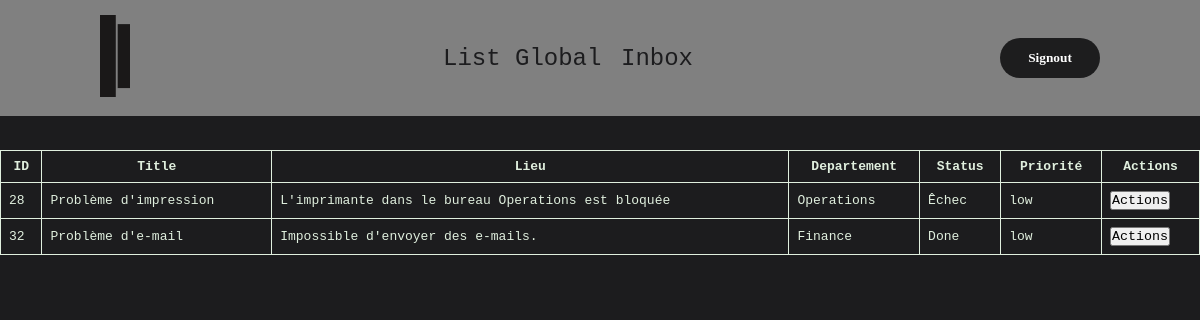
The app's page /inbox.php (signed in) with its own data.
### tables this page shows
CREATE TABLE `reclamatio` (
  `id` int(11) NOT NULL COMMENT 'Numéro du réclamation',
  `titre` text DEFAULT NULL COMMENT 'Titre du réclamation',
  `departmentId` int(11) DEFAULT NULL COMMENT 'Numéro du département',
  `description` text DEFAULT NULL COMMENT 'Description du réclamation',
  `etat` text DEFAULT 'En cours' COMMENT 'Etat du reclamation (Done, En Cours, Echec)',
  `eid` int(11) DEFAULT NULL COMMENT 'Numéro de l''employée responsable du réclamation',
  `date_ouvert` timestamp NULL DEFAULT current_timestamp() COMMENT 'Date création du réclamation',
  `date_ferm` timestamp NULL DEFAULT NULL COMMENT 'Date de fermeture du réclamation',
  `priorite` text DEFAULT NULL COMMENT 'Priorité du réclamation',
  `review` text DEFAULT NULL COMMENT 'Commentaire du employée responsable  à la résolution du réclamation'
);

### includes/fetch.in.php (called while the page is built)
<?php
require_once "db.in.php";
$sql = "SELECT * FROM reclamatio ";
$resultat = mysqli_query($conn, $sql);

### includes/functions.php (called while the page is built, shortened)
<?php
    function getDepartementName($id){
        switch ($id) {
            case 1:
                return "Finance";
            case 3:
                return "HR";
            case 4:
                return "Operations";
        }
    }
?>

### inbox.php (the view, shortened to what this page needs)
<?php
    include('header.php');
    include('nav.php');
?>
<div class="container-list">
    <table id="students-table">
            <thead>
                <tr>
                <th>ID</th>
                <th>Title</th>
                <th>Lieu</th>
                <th>Departement</th>
                <th>Status</th>
                <th>Priorité</th>
                <th>Actions</th>
                </tr>
                <?php
                require_once "includes/fetch.in.php";
                require_once "includes/functions.php";
                while($rows=mysqli_fetch_assoc($resultat))
                {
                    $id = getDepartementName($rows['departmentId']);
                    if($rows['eid'] == $_SESSION['id'] && $rows['eid'] != NULL){
                ?>
                <tr> <td><?php echo $rows['id']; ?></td>
                <td><?php echo $rows['titre']; ?></td>
                <td><?php echo $rows['description']; ?></td>
                <td><?php echo $id; ?></td>
                <td class="liste"><?php echo $rows['etat']; ?></td>
                <td><?php echo $rows['priorite']; ?></td>
                <form action="rec-details.php" method="get">
                <td>
                        <button type="submit">Actions</button>
                </td>
                </form>
                </tr>
            <?php
                    }
                        }
                    ?>
    </table>
</div>
<?php
    include('footer.php');
?>

### header.php (shortened to what this page needs)
<!DOCTYPE html>
<html lang="en">
  <head>
    <link rel="stylesheet" href="css/login.css" />
    <link rel="stylesheet" href="css/nav.css" />
    <link href="https://maxcdn.bootstrapcdn.com/font-awesome/4.3.0/css/font-awesome.min.css" rel="stylesheet">
  </head>
  <body>
  </body>

### nav.php (shortened to what this page needs)
<header>
    <div class="navbar">
            <a href="http://localhost/hotel/index.php" ><img class="logoname" src="ressources/kenzitowerhotel-scroll.svg" width="30px"/></a>
            </div>
            <ul class="hh">
                <?php
                    echo "<li><a href='listP.php'>List Global</a></li>";
                    if($_SESSION['username'] == "admin"){
                        echo "<li><a href='admin.php'>Panel</a></li>";
                    }elseif($_SESSION['dep'] != "IT")
                    {
                        echo "<li><a href='addRec.php'>Reclamer</a></li>";
                    }else{
                        echo "<li><a href='inbox.php'>Inbox</a></li>";
                    }
                ?>
            </ul>
            <?php
                    echo "<a href='logout.php' target='_self' ><button class='nav-btn' >Signout</button></a></div>";
            ?>
</header>

### footer.php
</html>

### css/login.css (style rules this page uses)
* { font-family: monospace; }

### css/nav.css (style rules this page uses)
header a,header a:visited, header a:active { text-decoration: none; color: rgb(28,28,30);; }
header { background-color:grey; position: fixed; top: 0; left: 0; width: 100%; display: flex; justify-content: space-between; align-items: center; transition: 0.6s; padding: 15px 100px; z-index: 1; }
.hh { font-size: larger; text-align: center; font-size: 20px; width: 25%; cursor: pointer; display: flex; justify-content: space-between; }
header ul { font-size: larger; text-align: center; font-size: 20px; list-style: none; width: 25%; cursor: pointer; display: flex; justify-content: space-between; }
.navbar { display: flex; justify-content:center; align-items: center; }
header ul li::after { content: ''; height: 3px; width: 0; background:rgb(28,28,30);; position: absolute; left:0; bottom:-5px; transition: 0.5s; }
header ul li { position: relative; color: #1c1c1e;; }
.logoname { font-family: 'Bebas Neue'; font-size: 1.5em; }
header li { font-family: 'Bebas Neue', cursive; font-size: larger; }

### header.php (style rules this page uses)
* { margin: 0; padding: 0; box-sizing: border-box; }

### nav.php (style rules this page uses)
.nav-btn { border: none; outline: none; padding: 7px 14px; margin-left: -6px; border-radius: 50px; background: rgb(29,29,30); box-shadow: 0px 0px 0px rgba(0,0,0,.5), inset 0px; cursor: pointer; color: #fff; font-family: 'Bebas Neue'; font-weight: bold; width: 100px; height: 40px; transition: all ease 0.7s ; }

### inbox.php (style rules this page uses)
.container-list { position: relative; height: 100vh; background-color: #1c1c1e; }
#students-table { position: absolute; top: 150px; width: 100%; border-collapse: collapse; font-family: Arial, sans-serif; }
#students-table th, #students-table td { padding: 8px; border: 1px solid #E0EFDE; color: #E0EFDE; }

### records on screen
reclamatio: id "28", titre "Problème d'impression", description "L'imprimante dans le bureau Operations est bloquée", departmentId "Operations", etat "Êchec", priorite "low"
reclamatio: id "32", titre "Problème d'e-mail", description "Impossible d'envoyer des e-mails.", departmentId "Finance", etat "Done", priorite "low"
